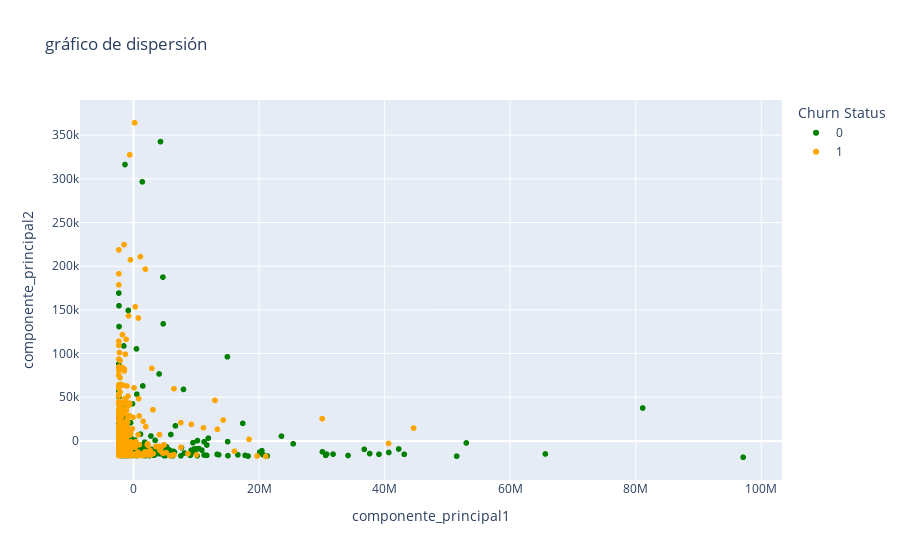

Here is the notebook cell this chart was saved with:
### Markdown cell above
En el gráfico de dispersión inferior vemos una distribución muy mala de los datos y muy difícil de analizar debido a que sin la estandarización las coordenadas en las componentes principales tienen escalas muy distintas. Tal y como nos pasaba al estandarizar, no podemos distinguir tendencias o grupos de muestras de una misma clase.

### Code cell
import plotly ;import plotly.express as px
color_map = {'0': 'green', '1': 'orange'}
status=y.copy()
status.replace(0,'0',inplace=True) ; status.replace(1,'1',inplace=True) 
c_principal1=df_Xpca.iloc[:,0]
c_principal2=df_Xpca.iloc[:,1]
c_principal3=df_Xpca.iloc[:,2]
new_cols=pd.DataFrame([c_principal1,c_principal2,c_principal3,status]).T
new_data=pd.concat([data,new_cols],axis=1)

new_data.rename(columns={0: 'componente_principal1',1:'componente_principal2',2: 'cp3'}, inplace=True)

fig=px.scatter(new_data,x='componente_principal1',y='componente_principal2',color='Churn Status',color_discrete_map=color_map, title='gráfico de dispersión',hover_data=new_data.columns)
fig.show()

### Figure 1 — Plotly figure (JSON) as saved in the notebook; plotly's stock layout.template omitted (floating-point values rounded to 4 significant figures; data arrays with more than 128 entries replaced by an {"elided": "..."} marker saying what was removed)
{"data": [{"customdata": {"elided": "572x27 mixed values"}, "hovertemplate": "Churn Status=%{customdata[26]}<br>componente_principal1=%{x}<br>componente_principal2=%{y}<br>network_age=%{customdata[0]}<br>Customer tenure in month=%{customdata[1]}<br>Total Spend in Months 1 and 2 of 2017=%{customdata[2]}<br>Total SMS Spend=%{customdata[3]}<br>Total Data Spend=%{customdata[4]}<br>Total Data Consumption=%{customdata[5]}<br>Total Unique Calls=%{customdata[6]}<br>Total Onnet spend=%{customdata[7]}<br>Total Offnet spend=%{customdata[8]}<br>Total Call centre complaint calls=%{customdata[9]}<br>Network type subscription in Month 1_3G=%{customdata[10]}<br>Network type subscription in Month 1_Other=%{customdata[11]}<br>Network type subscription in Month 2_3G=%{customdata[12]}<br>Network type subscription in Month 2_Other=%{customdata[13]}<br>Most Loved Competitor network in Month 1_Mango=%{customdata[14]}<br>Most Loved Competitor network in Month 1_PQza=%{customdata[15]}<br>Most Loved Competitor network in Month 1_ToCall=%{customdata[16]}<br>Most Loved Competitor network in Month 1_Uxaa=%{customdata[17]}<br>Most Loved Competitor network in Month 1_Weematel=%{customdata[18]}<br>Most Loved Competitor network in Month 1_Zintel=%{customdata[19]}<br>Most Loved Competitor network in Month 2_PQza=%{customdata[20]}<br>Most Loved Competitor network in Month 2_ToCall=%{customdata[21]}<br>Most Loved Competitor network in Month 2_Uxaa=%{customdata[22]}<br>Most Loved Competitor network in Month 2_Weematel=%{customdata[23]}<br>Most Loved Competitor network in Month 2_Zintel=%{customdata[24]}<br>cp3=%{customdata[25]}<extra></extra>", "legendgroup": "0", "marker": {"color": "green", "symbol": "circle"}, "mode": "markers", "name": "0", "showlegend": true, "type": "scattergl", "x": {"elided": "572 float values"}, "xaxis": "x", "y": {"elided": "572 float values"}, "yaxis": "y"}, {"customdata": {"elided": "539x27 mixed values"}, "hovertemplate": "Churn Status=%{customdata[26]}<br>componente_principal1=%{x}<br>componente_principal2=%{y}<br>network_age=%{customdata[0]}<br>Customer tenure in month=%{customdata[1]}<br>Total Spend in Months 1 and 2 of 2017=%{customdata[2]}<br>Total SMS Spend=%{customdata[3]}<br>Total Data Spend=%{customdata[4]}<br>Total Data Consumption=%{customdata[5]}<br>Total Unique Calls=%{customdata[6]}<br>Total Onnet spend=%{customdata[7]}<br>Total Offnet spend=%{customdata[8]}<br>Total Call centre complaint calls=%{customdata[9]}<br>Network type subscription in Month 1_3G=%{customdata[10]}<br>Network type subscription in Month 1_Other=%{customdata[11]}<br>Network type subscription in Month 2_3G=%{customdata[12]}<br>Network type subscription in Month 2_Other=%{customdata[13]}<br>Most Loved Competitor network in Month 1_Mango=%{customdata[14]}<br>Most Loved Competitor network in Month 1_PQza=%{customdata[15]}<br>Most Loved Competitor network in Month 1_ToCall=%{customdata[16]}<br>Most Loved Competitor network in Month 1_Uxaa=%{customdata[17]}<br>Most Loved Competitor network in Month 1_Weematel=%{customdata[18]}<br>Most Loved Competitor network in Month 1_Zintel=%{customdata[19]}<br>Most Loved Competitor network in Month 2_PQza=%{customdata[20]}<br>Most Loved Competitor network in Month 2_ToCall=%{customdata[21]}<br>Most Loved Competitor network in Month 2_Uxaa=%{customdata[22]}<br>Most Loved Competitor network in Month 2_Weematel=%{customdata[23]}<br>Most Loved Competitor network in Month 2_Zintel=%{customdata[24]}<br>cp3=%{customdata[25]}<extra></extra>", "legendgroup": "1", "marker": {"color": "orange", "symbol": "circle"}, "mode": "markers", "name": "1", "showlegend": true, "type": "scattergl", "x": {"elided": "539 float values"}, "xaxis": "x", "y": {"elided": "539 float values"}, "yaxis": "y"}], "layout": {"legend": {"title": {"text": "Churn Status"}, "tracegroupgap": 0}, "title": {"text": "gráfico de dispersión"}, "xaxis": {"anchor": "y", "domain": [0, 1], "title": {"text": "componente_principal1"}}, "yaxis": {"anchor": "x", "domain": [0, 1], "title": {"text": "componente_principal2"}}}}
